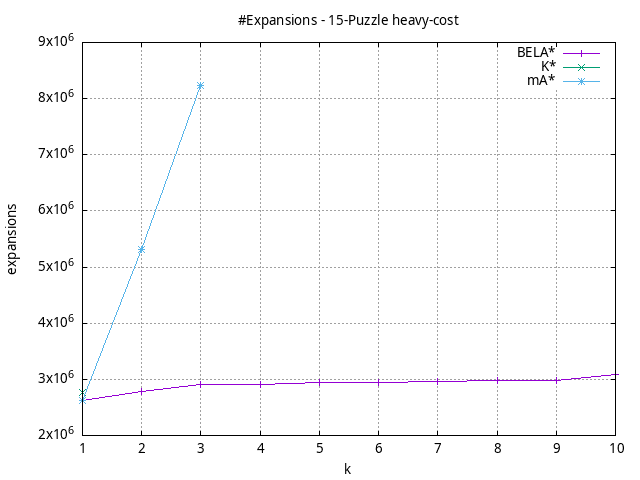

Write the gnuplot code that produced this figure.
#!/usr/bin/gnuplot
# -*- coding: utf-8 -*-
#
# results/n-puzzle/heavy-cost/15/15puzzle.heuristic.expansions.gnuplot
#
# Started on 12/09/2023 19:56:49
# Author: Carlos Linares López
set grid
set xlabel "k"
set ylabel "expansions"

set title "#Expansions - 15-Puzzle heavy-cost"

set terminal png enhanced font "Ariel,10"
set output '15puzzle.heuristic.expansions.png'

plot "-" title "BELA*"      with linesp, "-" title "K*"      with linesp, "-" title "mA*"      with linesp

	1 2631269.225
	2 2777954.125
	3 2903006.875
	4 2909562.125
	5 2935147.475
	6 2936207.425
	7 2960122.375
	8 2971537.75
	9 2979007.625
	10 3083726.15
end
	1 2773920.575
end
	1 2631269.225
	2 5310034.125
	3 8227468.075
end
